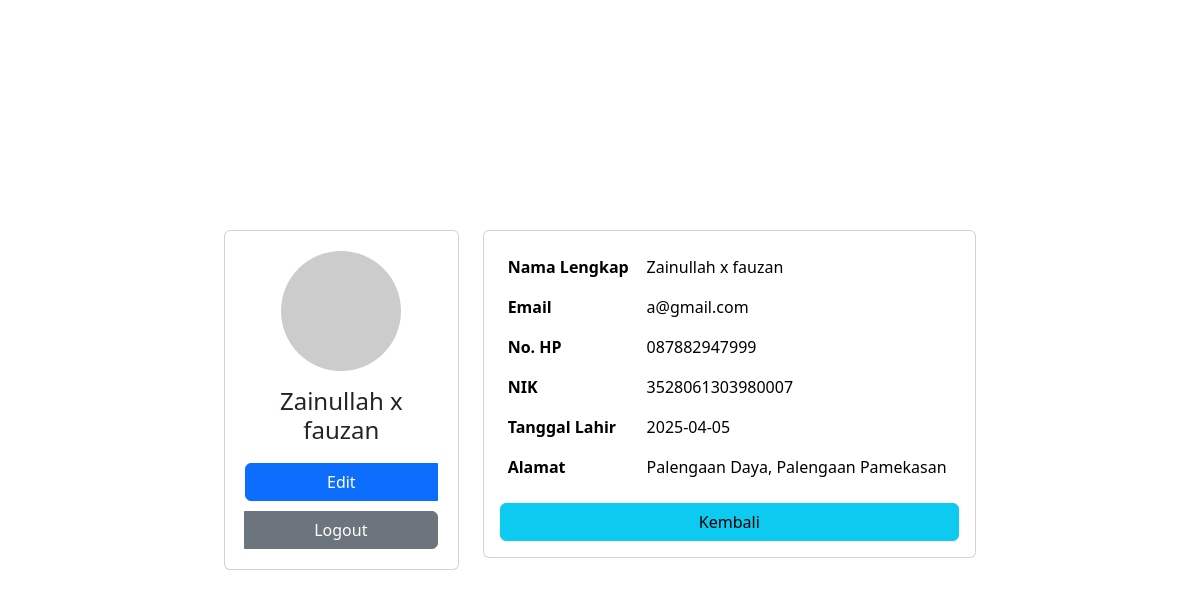
The app's page /profile_warga.php (signed in) with its own data.
### tables this page shows
CREATE TABLE `warga` (
  `id` int(11) NOT NULL,
  `nama` varchar(100) NOT NULL,
  `nik` varchar(20) NOT NULL,
  `tanggal_lahir` date NOT NULL,
  `alamat` text NOT NULL,
  `no_hp` varchar(15) NOT NULL,
  `email` varchar(100) DEFAULT NULL,
  `password` varchar(255) NOT NULL
);

### profile_warga.php (the view, shortened to what this page needs)
<?php
include('koneksi.php');
$id = $_SESSION['id_pengguna'];
$query = "SELECT nama, nik, tanggal_lahir, alamat, no_hp, email FROM warga WHERE id = ?";
$stmt = $conn->prepare($query);
$stmt->bind_param("i", $id);
$stmt->execute();
$result = $stmt->get_result();
$user = $result->fetch_assoc();
?>
<!DOCTYPE html>
<html lang="id">
<head>
    <link href="https://cdn.jsdelivr.net/npm/bootstrap@5.3.3/dist/css/bootstrap.min.css" rel="stylesheet">
</head>
<body>
    <div class="container profile-container">
        <div class="row w-100">
            <div class="col-md-4">
                <div class="card card-profile">
                    <img src="https://i.pravatar.cc/120" alt="User Avatar" class="profile-img">
                    <h4 class="mt-3"><?= htmlspecialchars($user['nama']) ?></h4>
                    <div class="btn-group">
                        <a href="edit_profile.php" class="btn btn-primary">Edit</a>
                        <a href="slampang.php" class="btn btn-secondary">Logout</a>
                    </div>
                </div>
            </div>
            <div class="col-md-8">
                <div class="card p-3">
                    <table class="table table-borderless">
                        <tr>
                            <th>Nama Lengkap</th>
                            <td><?= htmlspecialchars($user['nama']) ?></td>
                        </tr>
                        <tr>
                            <th>Email</th>
                            <td><?= htmlspecialchars($user['email']) ?></td>
                        </tr>
                        <tr>
                            <th>No. HP</th>
                            <td><?= htmlspecialchars($user['no_hp']) ?></td>
                        </tr>
                        <tr>
                            <th>NIK</th>
                            <td><?= htmlspecialchars($user['nik']) ?></td>
                        </tr>
                        <tr>
                            <th>Tanggal Lahir</th>
                            <td><?= htmlspecialchars($user['tanggal_lahir']) ?></td>
                        </tr>
                        <tr>
                            <th>Alamat</th>
                            <td><?= htmlspecialchars($user['alamat']) ?></td>
                        </tr>
                    </table>
                    <a href="index.php?page=home" class="btn btn-info">Kembali</a>
                </div>
            </div>
        </div>
    </div>
</body>
</html>

### profile_warga.php (style rules this page uses)
.profile-container { max-width: 800px; margin: auto; display: flex; align-items: center; justify-content: center; height: 100vh; }
.card-profile { text-align: center; padding: 20px; }
.profile-img { width: 120px; height: 120px; border-radius: 50%; object-fit: cover; display: block; margin: 0 auto; }
.btn-group { margin-top: 10px; display: flex; flex-direction: column; gap: 10px; }

### records on screen
warga: nama "Zainullah x fauzan", email "a@gmail.com", no_hp "087882947999", nik "3528061303980007", tanggal_lahir "2025-04-05", alamat "Palengaan Daya, Palengaan Pamekasan"
